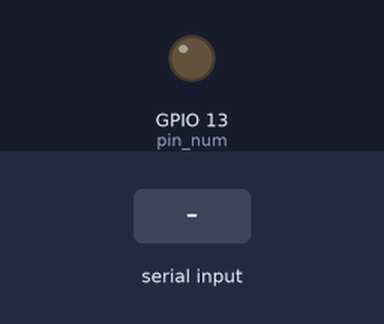
A program run on a simulated ESP32 board running MicroPython. On the bench: output pins drawn as LEDs (lit = HIGH). The test bench sets the inputs (shaded band). What the program prints to the serial console is not drawn. At 16.4 s the program stops and its outputs stay as they are.

Above: at 1.2 s.
1.3 s: "1" typed at the serial console, then Enter
At 16.6 s:
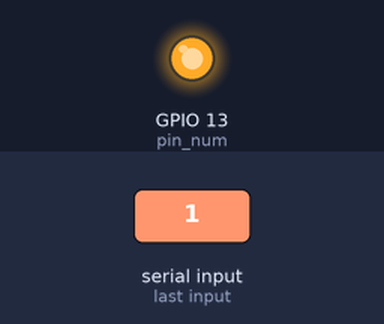
Timing chart, 0 to 17.9 s (numbered marks = the images above; inputs shaded):
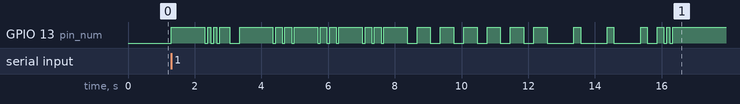

The program:

active_buzzer.py
```python
# buzzer_final.py - 最终蜂鸣器驱动（低电平触发，GPIO13）
from machine import Pin
import time

class BuzzerFinal:
    """
    最终版蜂鸣器驱动（低电平触发，针对GPIO13）
    经过测试确认：低电平(0)鸣响，高电平(1)静音
    报警模式有明显区别，易于区分
    """

    def __init__(self, pin_num=13):
        """
        初始化蜂鸣器
        :param pin_num: 引脚号（默认GPIO13）
        """
        self.pin_num = pin_num

        # 低电平触发：初始设置为高电平（不响）
        self.buzzer = Pin(pin_num, Pin.OUT)
        self.buzzer.value(1)  # 高电平，蜂鸣器静音

        self.is_active = False
        self.current_mode = 0  # 0=关闭，1=轻度，2=中度，3=重度

        print("=" * 50)
        print("蜂鸣器初始化完成【低电平触发，GPIO13】")
        print(f"  引脚: GPIO{pin_num}")
        print(f"  触发逻辑: 低电平(0)=鸣响 | 高电平(1)=静音")
        print(f"  初始状态: 高电平(静音)")
        print(f"  接线确认: VCC→3.3V, GND→GND, I/O→GPIO{pin_num}")
        print("=" * 50)

    def beep_on(self):
        """开启蜂鸣器（输出低电平）"""
        self.buzzer.value(0)
        self.is_active = True

    def beep_off(self):
        """关闭蜂鸣器（输出高电平）"""
        self.buzzer.value(1)
        self.is_active = False

    def beep(self, duration_ms=100):
        """单次蜂鸣"""
        self.beep_on()
        time.sleep_ms(duration_ms)
        self.beep_off()

    # 优化版报警模式（有明显区别）
    def alert_mode1_light(self):
        """
        轻度异常报警模式
        特点：短促的"滴滴滴"声，间隔较长
        用于：轻微体态异常提醒
        """
        # 三短促：滴-滴-滴
        for i in range(3):
            self.beep_on()
            time.sleep_ms(80)   # 短促鸣响
            self.beep_off()
            time.sleep_ms(200)  # 短间隔
        time.sleep_ms(500)      # 长间隔

    def alert_mode2_medium(self):
        """
        中度异常报警模式
        特点：中等的"嘟-嘟"声，间隔中等
        用于：明显体态异常警告
        """
        # 两中等：嘟-嘟
        for i in range(2):
            self.beep_on()
            time.sleep_ms(300)  # 中等鸣响
            self.beep_off()
            time.sleep_ms(400)  # 中等间隔

    def alert_mode3_heavy(self):
        """
        重度异常报警模式
        特点：持续的"嘟---"长鸣声，间隔短
        用于：严重体态异常紧急警报
        """
        # 一长鸣：嘟---
        self.beep_on()
        time.sleep_ms(800)      # 长鸣
        self.beep_off()
        time.sleep_ms(200)      # 短间隔

    def system_startup_tone(self):
        """系统启动提示音：三短一长"""
        for i in range(3):
            self.beep(80)
            time.sleep_ms(100)
        time.sleep_ms(200)
        self.beep(300)

    def system_shutdown_tone(self):
        """系统关闭提示音：一长两短"""
        self.beep(300)
        time.sleep_ms(200)
        for i in range(2):
            self.beep(80)
            time.sleep_ms(100)

    def warning_off(self):
        """强制关闭蜂鸣器"""
        self.beep_off()
        self.current_mode = 0

    def set_alert_mode(self, mode):
        """
        设置报警模式
        :param mode: 0=关闭，1=轻度，2=中度，3=重度
        """
        if mode == self.current_mode:
            return

        self.current_mode = mode

        if mode == 0:
            self.warning_off()
        elif mode == 1:
            self.alert_mode1_light()
        elif mode == 2:
            self.alert_mode2_medium()
        elif mode == 3:
            self.alert_mode3_heavy()

    def test_clear_modes(self):
        """
        测试清晰区分的报警模式
        """
        print("\n🔊 清晰报警模式测试")
        print("三种模式有明显区别，易于识别")
        print("=" * 50)

        print("\n1. 测试启动提示音...")
        self.system_startup_tone()
        time.sleep(1)

        print("\n2. 轻度异常模式（滴滴滴）")
        print("   应该听到：滴-滴-滴（短促快速）")
        for i in range(3):
            self.alert_mode1_light()

        print("\n3. 中度异常模式（嘟-嘟）")
        print("   应该听到：嘟--嘟--（中等长度）")
        for i in range(3):
            self.alert_mode2_medium()

        print("\n4. 重度异常模式（嘟---）")
        print("   应该听到：嘟-------（长鸣）")
        for i in range(3):
            self.alert_mode3_heavy()

        print("\n5. 测试关闭提示音...")
        self.system_shutdown_tone()

        self.warning_off()
        print("\n✅ 测试完成，蜂鸣器已关闭")

    def __del__(self):
        """确保蜂鸣器关闭"""
        self.warning_off()

# 独立测试
if __name__ == "__main__":
    print("最终蜂鸣器测试（低电平触发，GPIO13）")
    print("=" * 60)

    # 重要：确认引脚
    pin = 13
    print(f"使用引脚: GPIO{pin}")
    print("请确认接线:")
    print(f"  蜂鸣器I/O → ESP32 GPIO{pin}")
    print("  蜂鸣器VCC → ESP32 3.3V")
    print("  蜂鸣器GND → ESP32 GND")
    print("=" * 60)

    input("确认接线正确后按回车键开始测试...")

    buzzer = BuzzerFinal(pin_num=pin)
    time.sleep(1)

    try:
        buzzer.test_clear_modes()
    except KeyboardInterrupt:
        print("\n测试被中断")
    finally:
        buzzer.warning_off()
        print("蜂鸣器已关闭")
```
